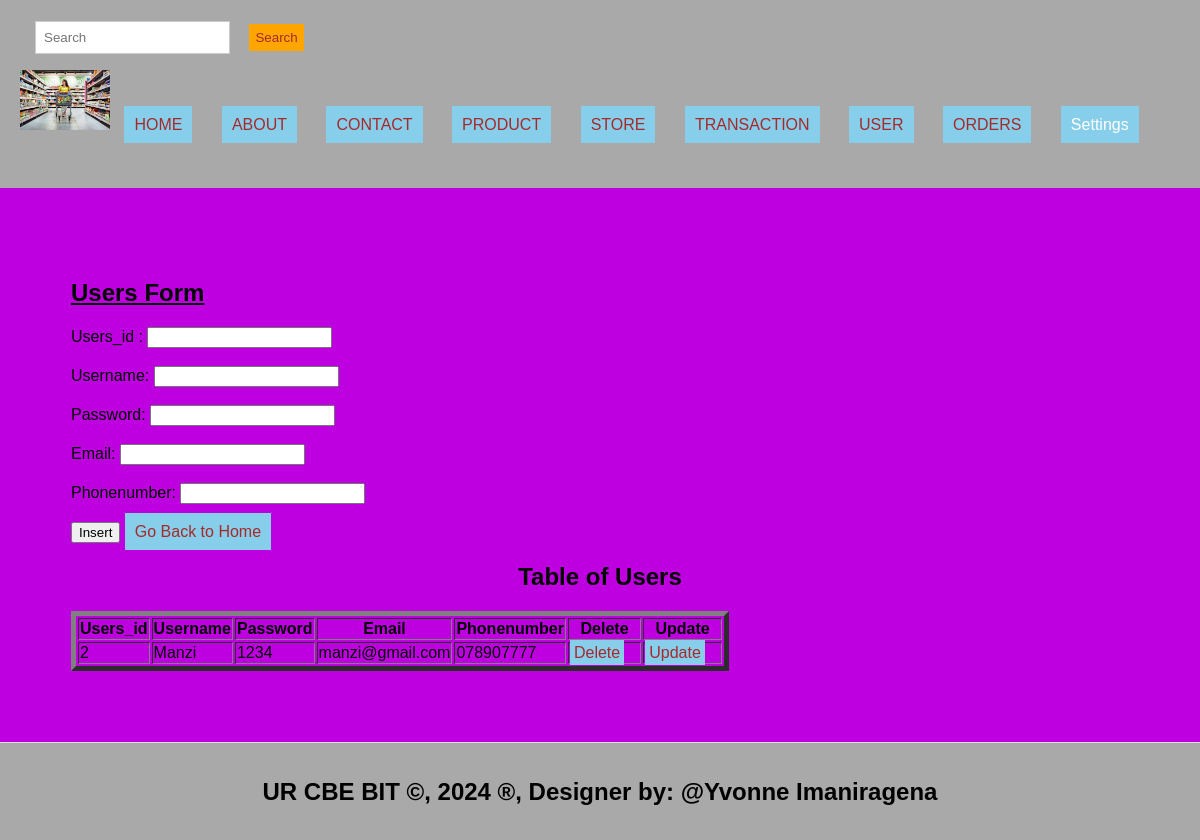
Page /222010062ImaniragenaYvonne/Users.php on the committed database.
### tables this page shows
CREATE TABLE `users` (
  `Users_id` int(10) NOT NULL,
  `Username` varchar(220) DEFAULT NULL,
  `Password` varchar(220) DEFAULT NULL,
  `Email` varchar(220) DEFAULT NULL,
  `Phonenumber` varchar(220) DEFAULT NULL
);

### 222010062ImaniragenaYvonne/Users.php (the view, shortened to what this page needs)
<!DOCTYPE html>
<html lang="en">
<head>
  <link rel="stylesheet" type="text/css" href="style.css" title="style 1" media="screen, tv, projection, handheld, print"/>
</head>
<body bgcolor="berge">
  <header>
    <form class="d-flex" role="search" action="search.php">
      <input class="form-control me-2" type="search" placeholder="Search" aria-label="Search" name="query">
      <button class="btn btn-outline-success" type="submit">Search</button>
    </form>
    <ul style="list-style-type: none; padding: 0;">
      <li style="display: inline; margin-right: 10px;">
        <img src="./Images/store.AVIF" width="90" height="60" alt="Logo">
      </li>
      <li style="display: inline; margin-right: 10px;"><a href="./home.html">HOME</a></li>
      <li style="display: inline; margin-right: 10px;"><a href="./about.html">ABOUT</a></li>
      <li style="display: inline; margin-right: 10px;"><a href="./contact.html">CONTACT</a></li>
      <li style="display: inline; margin-right: 10px;"><a href="./product.php">PRODUCT</a></li>
      <li style="display: inline; margin-right: 10px;"><a href="./store.php">STORE</a></li>
      <li style="display: inline; margin-right: 10px;"><a href="./transaction.php">TRANSACTION</a></li>
      <li style="display: inline; margin-right: 10px;"><a href="./Users.php">USER</a></li>
      <li style="display: inline; margin-right: 10px;"><a href="./order.php">ORDERS</a></li>
      <li class="dropdown" style="display: inline; margin-right: 10px;">
        <a href="#" style="padding: 10px; color: white; background-color: skyblue; text-decoration: none; margin-right: 15px;">Settings</a>
      </li><br><br>
    </ul>
  </header>
  <section>
    <h1><u> Users Form </u></h1>
    <form method="post" onsubmit="return confirmInsert();">
    <form method="post">
      <label for="Users_id">Users_id :</label>
      <input type="number" id="Users_id" name="Users_id"><br><br>
      <label for="Username"> Username:</label>
      <input type="text" id="Username" name="Username" required><br><br>
      <label for="Password"> Password:</label>
      <input type="password" id="Password" name="Password" required><br><br>
      <label for="Email"> Email:</label>
      <input type="email" id="Email" name="Email" required><br><br>
      <label for="Phonenumber">Phonenumber:</label>
      <input type="tel" id="Phonenumber" name="Phonenumber" required><br><br>
      <input type="submit" name="add" value="Insert">
      <a href="home.html">Go Back to Home</a>
    </form>
    <center><h2>Table of Users</h2></center>
    <table border="5">
        <tr>
            <th>Users_id</th>
            <th>Username</th>
            <th>Password</th>
            <th>Email</th>
            <th>Phonenumber</th>
            <th>Delete</th>
            <th>Update</th>
        </tr>
        <?php
        $host = "localhost";
        $user = "root";
        $pass = "";
        $database = "online_store_management_system";
        $connection = new mysqli($host, $user, $pass, $database);
        $sql = "SELECT * FROM Users";
        $result = $connection->query($sql);
        if ($result->num_rows > 0) {
            while ($row = $result->fetch_assoc()) {
                $Users_id = $row['Users_id'];
                echo "<tr>
                    <td>" . $row['Users_id'] . "</td>
                    <td>" . $row['Username'] . "</td>
                    <td>" . $row['Password'] . "</td>
                    <td>" . $row['Email'] . "</td>
                    <td>" . $row['Phonenumber'] . "</td>
                    <td><a style='padding:4px' href='delete_Users.php?Users_id=$Users_id'>Delete</a></td>
                    <td><a style='padding:4px' href='update_Users.php?Users_id=$Users_id'>Update</a></td>
                </tr>";
            }
        } else {
            echo "<tr><td colspan='7'>No data found</td></tr>";
        }
        ?>
    </table>
  </section>
  <footer>
    <center>
      <b><h2>UR CBE BIT &copy, 2024 &reg, Designer by: @Yvonne Imaniragena</h2></b>
    </center>
  </footer>
</body>
</html>

### 222010062ImaniragenaYvonne/style.css (style rules this page uses)
body { font-family: Arial, sans-serif; margin: 0; padding: 0; }
.form-control { padding: 8px; margin-left: 4px; border: 1px solid #ccc; }
.btn { padding: 6px; background-color: orange; color: brown; border: none; }
.dropdown { position: relative; display: inline; margin-right: 10px; }
body { font-family: Arial,sans-serif; margin:0; padding:0; }
header { background-color:darkgray; padding: 20px; }
.dropdown { position: right; display:right; direction:rtl; }
section { padding:28px; border-bottom: 1px solid #ddd; }
footer { text-align: center; padding: 15px; background-color:darkgray; }

### 222010062ImaniragenaYvonne/Users.php (style rules this page uses)
a { padding: 10px; color: white; background-color: skyblue; text-decoration: none; margin-right: 15px; }
a:link { color: brown; }
button.btn { margin-left: 15px; margin-top: 4px; }
input.form-control { margin-left: 15px; padding: 8px; }
section { padding: 71px; border-bottom: 1px solid #ddd; }
footer { text-align: center; padding: 15px; background-color: darkgray; }

### rows in the picture
users: Users_id "2", Username "Manzi", Password "1234", Email "manzi@gmail.com", Phonenumber "078907777"
